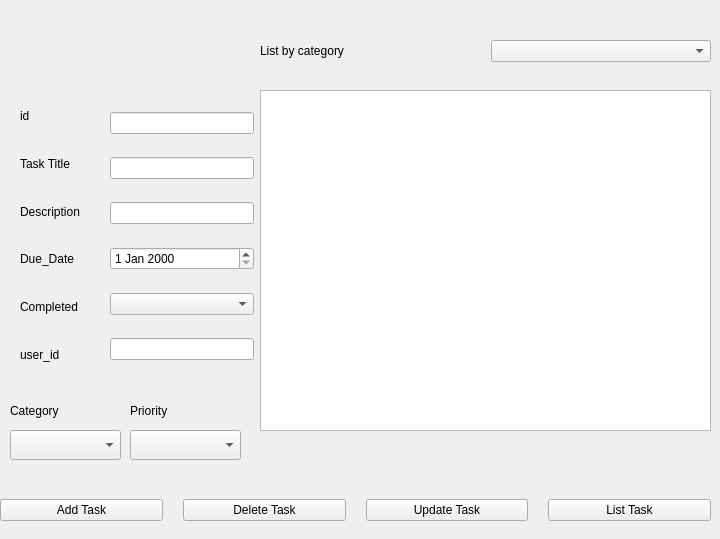
         <widget class="QWidget" name="page_addtask">
          <widget class="QWidget" name="layoutWidget">
           <property name="geometry">
            <rect>
             <x>20</x>
             <y>90</y>
             <width>94</width>
             <height>291</height>
            </rect>
           </property>
           <layout class="QVBoxLayout" name="verticalLayout_6">
            <property name="topMargin">
             <number>5</number>
            </property>
            <property name="bottomMargin">
             <number>5</number>
            </property>
            <item>
             <widget class="QLabel" name="label_25">
              <property name="text">
               <string>id</string>
              </property>
             </widget>
            </item>
            <item>
             <widget class="QLabel" name="label_26">
              <property name="text">
               <string>Task Title</string>
              </property>
             </widget>
            </item>
            <item>
             <widget class="QLabel" name="label_27">
              <property name="text">
               <string>Description</string>
              </property>
             </widget>
            </item>
            <item>
             <widget class="QLabel" name="label_28">
              <property name="text">
               <string>Due_Date</string>
              </property>
             </widget>
            </item>
            <item>
             <widget class="QLabel" name="label_30">
              <property name="text">
               <string>Completed</string>
              </property>
             </widget>
            </item>
            <item>
             <widget class="QLabel" name="label_31">
              <property name="text">
               <string>user_id</string>
              </property>
             </widget>
            </item>
           </layout>
          </widget>
          <widget class="QLabel" name="label_32">
           <property name="geometry">
            <rect>
             <x>130</x>
             <y>400</y>
             <width>101</width>
             <height>22</height>
            </rect>
           </property>
           <property name="text">
            <string>Priority</string>
           </property>
          </widget>
          <widget class="QWidget" name="layoutWidget_2">
           <property name="geometry">
            <rect>
             <x>110</x>
             <y>90</y>
             <width>144</width>
             <height>296</height>
            </rect>
           </property>
           <layout class="QVBoxLayout" name="verticalLayout_7">
            <property name="topMargin">
             <number>5</number>
            </property>
            <property name="bottomMargin">
             <number>5</number>
            </property>
            <item>
             <widget class="QLineEdit" name="lineEdit_id"/>
            </item>
            <item>
             <widget class="QLineEdit" name="lineEdit_tasktitle"/>
            </item>
            <item>
             <widget class="QLineEdit" name="lineEdit_description"/>
            </item>
            <item>
             <widget class="QDateEdit" name="dateEdit_due"/>
            </item>
            <item>
             <widget class="QComboBox" name="comboBox_completed">
              <item>
               <property name="text">
                <string/>
               </property>
              </item>
              <item>
               <property name="text">
                <string>True</string>
               </property>
              </item>
              <item>
               <property name="text">
                <string>False</string>
               </property>
              </item>
             </widget>
            </item>
            <item>
             <widget class="QLineEdit" name="lineEdit_userid"/>
            </item>
           </layout>
          </widget>
          <widget class="QLabel" name="label_33">
           <property name="geometry">
            <rect>
             <x>10</x>
             <y>400</y>
             <width>101</width>
             <height>22</height>
            </rect>
           </property>
           <property name="text">
            <string>Category</string>
           </property>
          </widget>
          <widget class="QWidget" name="layoutWidget_3">
           <property name="geometry">
            <rect>
             <x>260</x>
             <y>30</y>
             <width>451</width>
             <height>42</height>
            </rect>
           </property>
           <layout class="QHBoxLayout" name="horizontalLayout_6">
            <property name="spacing">
             <number>10</number>
            </property>
            <item>
             <widget class="QLabel" name="label_34">
              <property name="text">
               <string>List by category</string>
              </property>
             </widget>
            </item>
            <item>
             <widget class="QComboBox" name="comboBox_kglistele">
              <item>
               <property name="text">
                <string/>
               </property>
              </item>
              <item>
               <property name="text">
                <string>Daily Routines</string>
               </property>
               <property name="icon">
                <iconset resource="resource.qrc">
                 <normaloff>:/icon_add/icons/dailyroutine_icon</normaloff>
                 <normalon>:/icon_add/icons/dailyroutine_icon</normalon>:/icon_add/icons/dailyroutine_icon</iconset>
               </property>
              </item>
              <item>
               <property name="text">
                <string>Work</string>
               </property>
               <property name="icon">
                <iconset resource="resource.qrc">
                 <normaloff>:/icon_add/icons/work_icon.png</normaloff>
                 <normalon>:/icon_add/icons/work_icon.png</normalon>:/icon_add/icons/work_icon.png</iconset>
               </property>
              </item>
              <item>
               <property name="text">
                <string>Home</string>
               </property>
               <property name="icon">
                <iconset resource="resource.qrc">
                 <normaloff>:/icon_add/icons/home_icon.png</normaloff>
                 <normalon>:/icon_add/icons/home_icon.png</normalon>:/icon_add/icons/home_icon.png</iconset>
               </property>
              </item>
             </widget>
            </item>
           </layout>
          </widget>
          <widget class="QComboBox" name="comboBox_category">
           <property name="geometry">
            <rect>
             <x>10</x>
             <y>430</y>
             <width>111</width>
             <height>30</height>
            </rect>
           </property>
           <property name="editable">
            <bool>false</bool>
           </property>
           <item>
            <property name="text">
             <string/>
            </property>
           </item>
           <item>
            <property name="text">
             <string>Daily Routines</string>
            </property>
            <property name="icon">
             <iconset resource="resource.qrc">
              <normaloff>:/icon_add/icons/dailyroutine_icon</normaloff>
              <normalon>:/icon_add/icons/dailyroutine_icon</normalon>:/icon_add/icons/dailyroutine_icon</iconset>
            </property>
           </item>
           <item>
            <property name="text">
             <string>Work</string>
            </property>
            <property name="icon">
             <iconset resource="resource.qrc">
              <normaloff>:/icon_add/icons/work_icon.png</normaloff>
              <normalon>:/icon_add/icons/work_icon.png</normalon>:/icon_add/icons/work_icon.png</iconset>
            </property>
           </item>
           <item>
            <property name="text">
             <string>Home</string>
            </property>
            <property name="icon">
             <iconset resource="resource.qrc">
              <normaloff>:/icon_add/icons/home_icon.png</normaloff>
              <normalon>:/icon_add/icons/home_icon.png</normalon>:/icon_add/icons/home_icon.png</iconset>
            </property>
           </item>
          </widget>
          <widget class="QComboBox" name="comboBox_priority">
           <property name="geometry">
            <rect>
             <x>130</x>
             <y>430</y>
             <width>111</width>
             <height>30</height>
            </rect>
           </property>
           <item>
            <property name="text">
             <string/>
            </property>
           </item>
           <item>
            <property name="text">
             <string>1</string>
            </property>
            <property name="icon">
             <iconset resource="resource.qrc">
              <normaloff>:/icon_add/icons/red_icon.png</normaloff>
              <normalon>:/icon_add/icons/red_icon.png</normalon>:/icon_add/icons/red_icon.png</iconset>
            </property>
           </item>
           <item>
            <property name="text">
             <string>2</string>
            </property>
            <property name="icon">
             <iconset resource="resource.qrc">
              <normaloff>:/icon_add/icons/yellow_icon.png</normaloff>
              <normalon>:/icon_add/icons/yellow_icon.png</normalon>:/icon_add/icons/yellow_icon.png</iconset>
            </property>
           </item>
           <item>
            <property name="text">
             <string>3</string>
            </property>
            <property name="icon">
             <iconset resource="resource.qrc">
              <normaloff>:/icon_add/icons/green_icon.png</normaloff>
              <normalon>:/icon_add/icons/green_icon.png</normalon>:/icon_add/icons/green_icon.png</iconset>
            </property>
           </item>
          </widget>
          <widget class="QWidget" name="layoutWidget_4">
           <property name="geometry">
            <rect>
             <x>0</x>
             <y>490</y>
             <width>711</width>
             <height>40</height>
            </rect>
           </property>
           <layout class="QHBoxLayout" name="horizontalLayout_7">
            <property name="spacing">
             <number>20</number>
            </property>
            <property name="leftMargin">
             <number>0</number>
            </property>
            <property name="topMargin">
             <number>0</number>
            </property>
            <item>
             <widget class="QPushButton" name="pushButton_addtasksw">
              <property name="text">
               <string>Add Task</string>
              </property>
              <property name="icon">
               <iconset resource="resource.qrc">
                <normaloff>:/icon_add/icons/addtask_icon.png</normaloff>
                <normalon>:/icon_add/icons/addtask_icon.png</normalon>:/icon_add/icons/addtask_icon.png</iconset>
              </property>
              <property name="autoDefault">
               <bool>true</bool>
              </property>
             </widget>
            </item>
            <item>
             <widget class="QPushButton" name="pushButton_deletetask">
              <property name="text">
               <string>Delete Task</string>
              </property>
              <property name="icon">
               <iconset resource="resource.qrc">
                <normaloff>:/icon_add/icons/delete_icon.png</normaloff>
                <normalon>:/icon_add/icons/delete_icon.png</normalon>:/icon_add/icons/delete_icon.png</iconset>
              </property>
              <property name="autoDefault">
               <bool>true</bool>
              </property>
             </widget>
            </item>
            <item>
             <widget class="QPushButton" name="pushButton_updatetask">
              <property name="text">
               <string>Update Task</string>
              </property>
              <property name="icon">
               <iconset resource="resource.qrc">
                <normaloff>:/icon_add/icons/update_icon.png</normaloff>
                <normalon>:/icon_add/icons/update_icon.png</normalon>:/icon_add/icons/update_icon.png</iconset>
              </property>
              <property name="autoDefault">
               <bool>true</bool>
              </property>
             </widget>
            </item>
            <item>
             <widget class="QPushButton" name="pushButton_listtask">
              <property name="text">
               <string>List Task</string>
              </property>
              <property name="icon">
               <iconset resource="resource.qrc">
                <normaloff>:/icon_add/icons/list_icon.png</normaloff>
                <normalon>:/icon_add/icons/list_icon.png</normalon>:/icon_add/icons/list_icon.png</iconset>
              </property>
              <property name="autoDefault">
               <bool>true</bool>
              </property>
             </widget>
            </item>
           </layout>
          </widget>
          <widget class="QListWidget" name="listWidget_task">
           <property name="geometry">
            <rect>
             <x>260</x>
             <y>90</y>
             <width>451</width>
             <height>341</height>
            </rect>
           </property>
          </widget>
         </widget>
